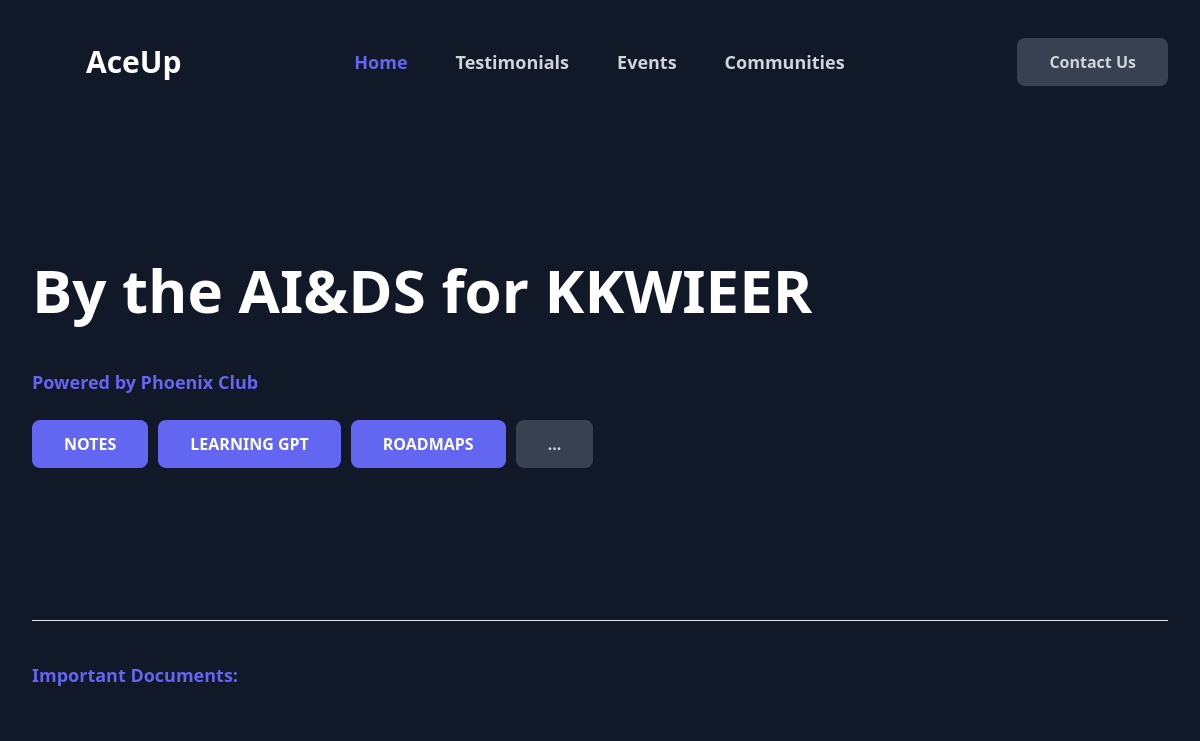
The app's page /, older data.
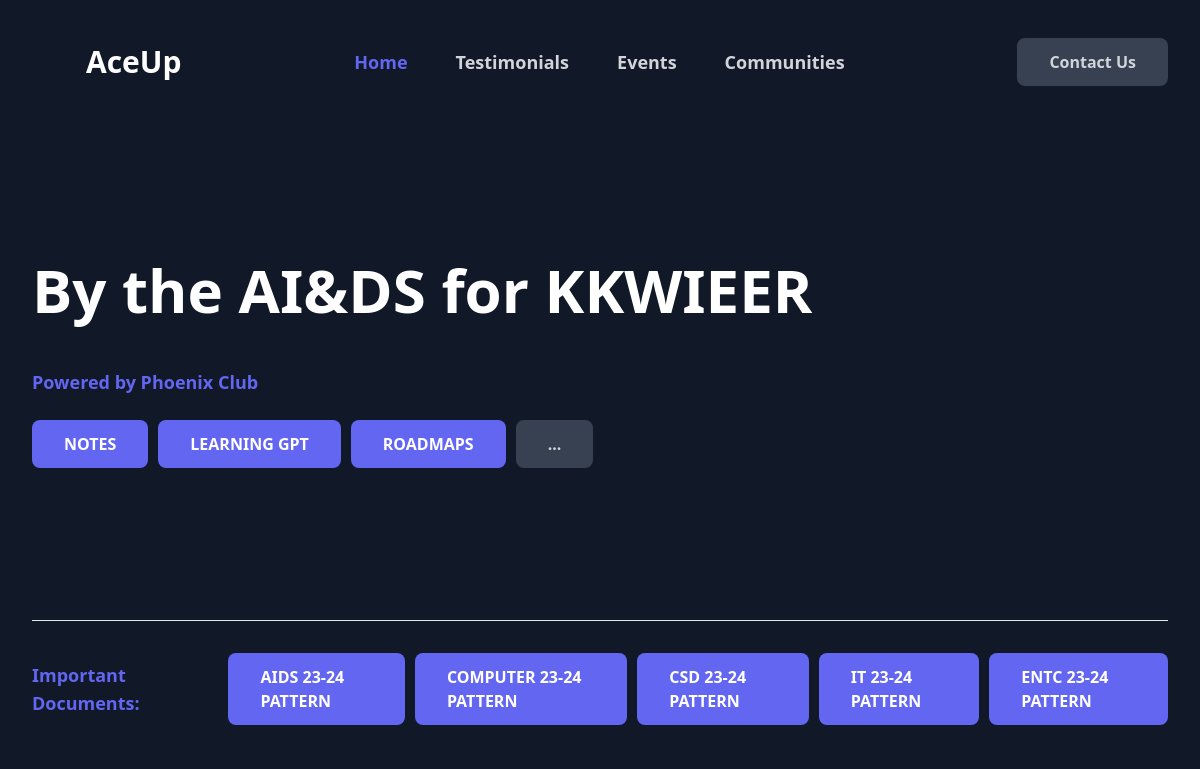
The same page, newer data.
### user/models.py (models this page shows)
class docs(models.Model):
    title = models.CharField(max_length=255)
    url = models.FileField(upload_to='satic/docs')

### user/views.py (the view)
# urls.py: path('',views.landing,name ="landing"),
def landing(request):
    doc = docs.objects.all()
    return render(request , "index.html",{"docs":doc})

### templates/index.html (shortened to what the changed rows need)
{% load static %}
<!DOCTYPE html>
<html lang="en" class="dark">
<head>
    <link href="https://cdn.jsdelivr.net/npm/tailwindcss@2.2.19/dist/tailwind.min.css" rel="stylesheet">
    <script src="https://cdn.tailwindcss.com"></script>
</head>
<body class="bg-gray-900 text-white">
    <div class="pb-6 sm:pb-8 lg:pb-12">
        <div class="mx-auto max-w-screen-2xl px-4 md:px-8">
            <section class="mb-8 flex flex-col justify-between gap-6 sm:gap-10 md:mb-16 md:gap-16 lg:flex-row">
                <div class="flex flex-col justify-center sm:text-center lg:py-12 lg:text-left lg:h-200 xl:w-5/12">
                    <h1 id="heading" class="mb-8 text-4xl font-bold text-white sm:text-5xl md:mb-12 md:text-6xl"></h1>
                </div>
            </section>
            <section class="flex flex-col gap-4 border-t pt-8 lg:items-start lg:flex-row lg:gap-8">
                <div class="flex flex-col gap-2.5 lg:flex-row">
                    {% for i in docs %}
                        <a href="{% url 'docreader' pk=i.id %}" class="inline-flex items-center justify-start rounded-lg bg-indigo-500 px-8 py-3 text-sm font-semibold text-white outline-none ring-indigo-300 transition duration-100 hover:bg-indigo-600 focus-visible:ring active:bg-indigo-700 md:text-base">{{ i.title|upper }} 23-24 PATTERN</a>
                    {% endfor %}
                </div>
            </section>
        </div>
    </div>
</body>
</html>

Row changes from the older to the newer data that the page shows:
added docs: title "AIDS"
added docs: title "COMPUTER"
added docs: title "CSD"
added docs: title "IT"
added docs: title "ENTC"
